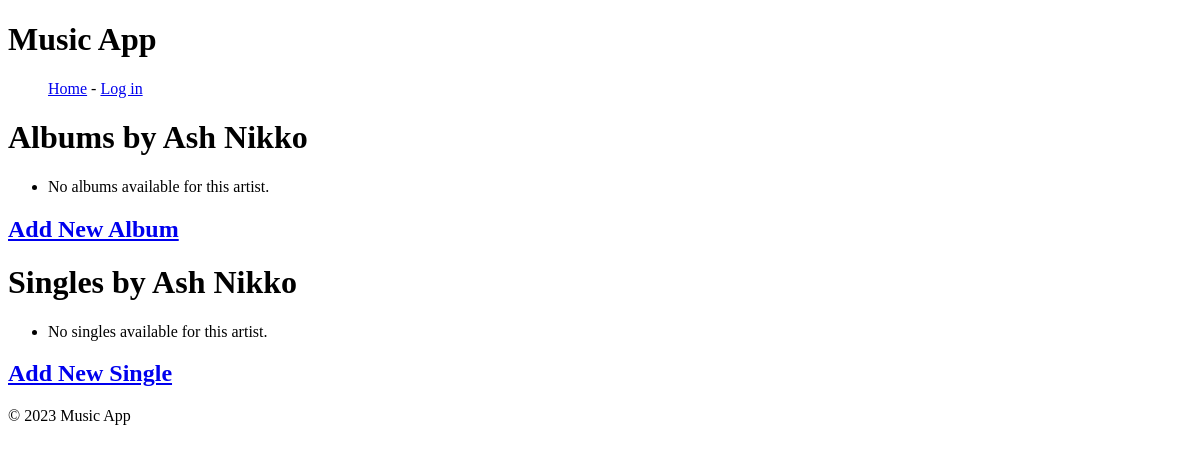
/artist/2/albums/, run on an earlier commit of the app's database.
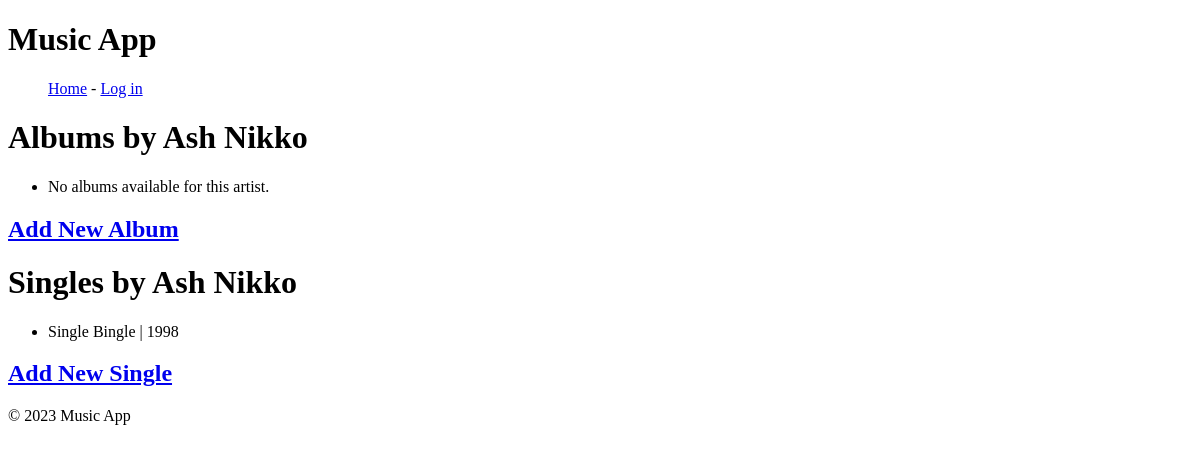
And on a later commit of the database.
### music_app/models.py (models this page shows, shortened)
class Track(models.Model):
    name = models.CharField(max_length=300)
    length = models.IntegerField(default=0) # Length in seconds
    artist = models.ForeignKey(Artist, on_delete=models.SET_NULL, null=True)
    album = models.ForeignKey(Album, on_delete=models.SET_NULL, null=True)
    release_year = models.IntegerField(default=1900,
                                       validators=[
                                           MaxValueValidator(datetime.datetime.now().year),
                                           MinValueValidator(1900)
                                       ])

### music_app/views.py (the view)
# urls.py: path('artist/<int:artist_id>/albums/', views.artist_albums, name='artist_albums'),
def artist_albums(request, artist_id):
    artist = get_object_or_404(Artist, id=artist_id)
    albums = Album.objects.filter(artist=artist)
    singles = artist.get_singles()
    return render(request, 'music_app/artist_albums.html',
                  {'artist': artist, 'albums': albums,
                   'singles': singles})

### music_app/models.py (called while the page is built)
    def get_singles(self):
        return Track.objects.filter(artist=self, album__isnull=True)

### music_app/templates/music_app/artist_albums.html
{% extends "music_app/base.html" %}
{% block content %}
    <h1>Albums by {{ artist.name }}</h1>
    <ul>
        {% if albums %}
            {% for album in albums %}
                <li>
                    <a href="{% url 'music_app:track_list' album_id=album.id %}">
                        {{ album.name }} | {{ album.release_year }}
                    </a>
                </li>
            {% endfor %}
        {% else %}
            <li>No albums available for this artist.</li>
        {% endif %}
    </ul>
    <h2><a href="{% url 'music_app:add_album' %}">Add New Album</a></h2>
    <h1>Singles by {{ artist.name }}</h1>
    <ul>
        {% if singles %}
            {% for single in singles %}
                <li>{{ single.name }} | {{ single.release_year }}</li>
            {% endfor %}
        {% else %}
            <li>No singles available for this artist.</li>
        {% endif %}
    </ul>
        <h2><a href="{% url 'music_app:add_track' artist_id=artist.id album_id=0 %}">Add New Single</a></h2>
{% endblock %}

What changed in the data, as far as the page shows it:
added Track: name "Single Bingle", release_year "1998"
Also different on the page:
text no longer shown: "No singles available for this artist."
